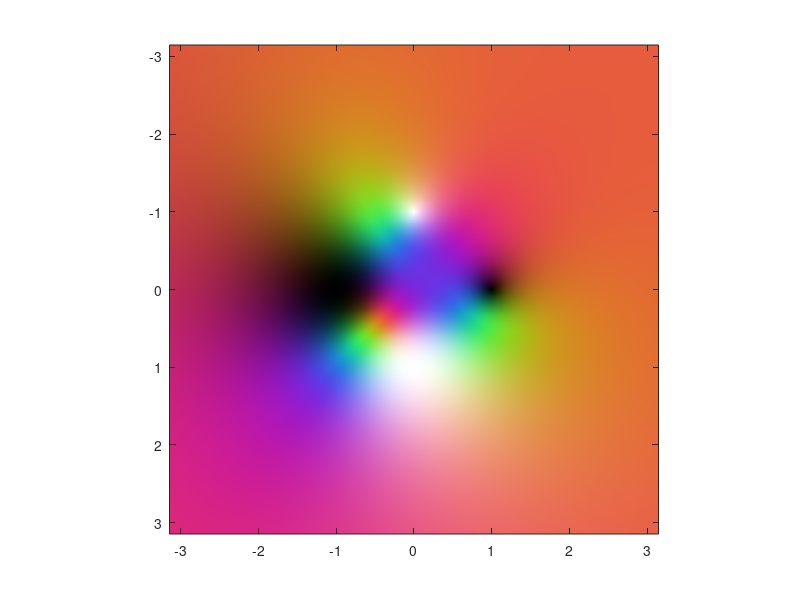

MATLAB code for this plot:
%newvizz2
IMGWIDTH = 1000;
IMGHEIGHT = 1000;
X = linspace(-pi,pi,IMGWIDTH);
Y = linspace(-pi,pi,IMGHEIGHT);
lenx = length(X);
leny = length(Y);
Z = zeros(length(X),length(Y));
ColorMset = zeros(lenx,leny,3);
for n = 1:lenx
    Z(n,:) = Y(:)+i*X(n);
end

%Z=feval(inline('(z.^2-1).*(z-2*i).^2./(z.^2+2+2*i)'),Z);
%Z=feval(inline('(z)'),Z);
%Z=feval(inline('cos(z)-sinh(z)'),Z);
%Z=feval(inline('tan(2.^z)+tan(1./2.^z)'),Z);
%Z=feval(inline('(2*z.^3- 6*z.^2 - z - 2)/6'),Z);
Z=feval(inline('((z-1).*(z+1).^2)./((z+i).*(z-i).^2)'),Z);

r = abs(Z);
x = real(Z);
y = imag(Z);
a = 0.40824829046386301636 * x;
b = 0.70710678118654752440 * y;
d =  1./(1+r.^2);

red = 0.5  + 0.81649658092772603273 * x.*d;
green = 0.5  - d .* ( a - b );
blue =  0.5  - d .* ( a + b );

d =  0.5  - r.*d;
d(r < 1) = -d(r < 1);

red = red + d;
green = green + d;
blue = blue + d;

ColorMset(:,:,1) = 255*red;
ColorMset(:,:,2) = 255*green;
ColorMset(:,:,3) = 255*blue;

image(Y,X,uint8(ColorMset));
axis square
%imwrite(rgb,'misc3.png','png','Source','((z-1).*(z+1).^2)./((z+i).*(z-i).^2)')
